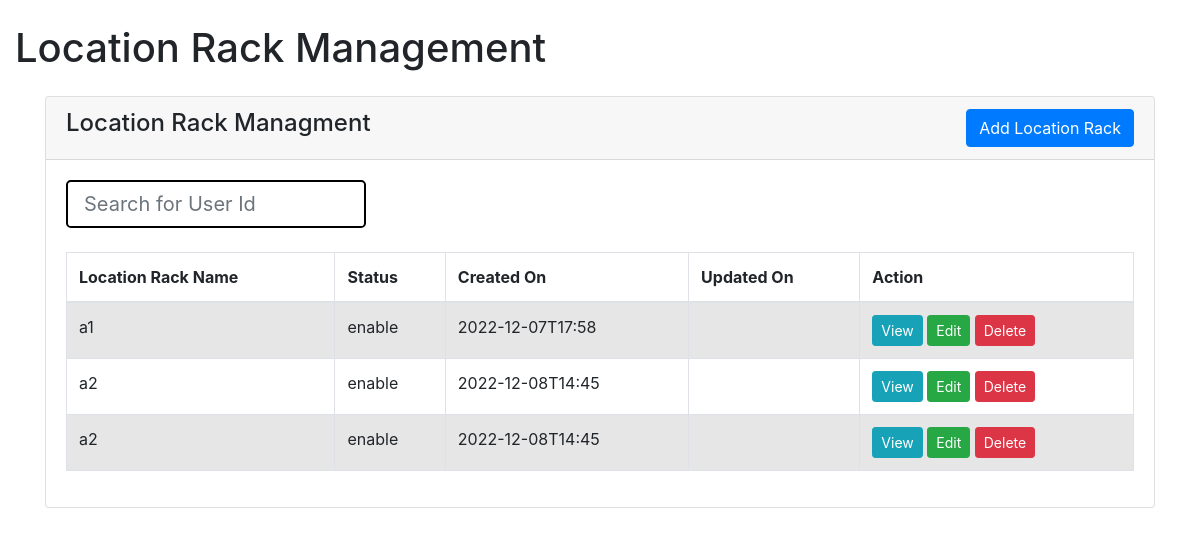
The app's page /admin/includes/home3.php with its own data.
### tables this page shows
CREATE TABLE `lms_location_rack` (
  `id` int(6) NOT NULL,
  `location_rack_name` varchar(191) NOT NULL,
  `location_rack_status` varchar(191) NOT NULL,
  `created_on` varchar(191) NOT NULL,
  `updated_on` varchar(191) NOT NULL
);

### admin/includes/home3.php (the view, shortened to what this page needs)
<!doctype html>
<html lang="en">
  <head>
    <link href="https://cdn.jsdelivr.net/npm/bootstrap@5.1.3/dist/css/bootstrap.min.css" rel="stylesheet">
    <link rel="stylesheet" href="https://cdn.jsdelivr.net/npm/bootstrap@4.1.3/dist/css/bootstrap.min.css">
    <link rel="stylesheet" href="//cdn.jsdelivr.net/npm/alertifyjs@1.13.1/build/css/alertify.min.css"/>
</head>
<body>
<div class="container-fluid py-4" style="min-height: 700px;" style="width: 100%;">
	<h1>Location Rack Management</h1>
<div class="container mt-4">
    <div class="row">
        <div class="col-md-12">
            <div class="card">
                <div class="card-header">
                    <h4>Location Rack Managment
                        <button type="button" class="btn btn-primary float-end" data-bs-toggle="modal" data-bs-target="#studentAddModal">
                            Add Location Rack
                        </button>
                    </h4>
                </div>
                <div class="card-body">
				<input class="form-control form-control-lg form-control-borderless" type="text" id="searchh" autocomplete="off" placeholder="Search for User Id">
                <br>
				<table id="myTable" class="table table-bordered table-striped">
                        <thead>
                            <tr>
                                <th>Location Rack Name</th>
                                <th>Status</th>
                                <th>Created On</th>
                                <th>Updated On</th>
                                <th>Action</th>
                            </tr>
                        </thead>
                        <tbody>
                            <?php
                            require './dbconn.php';
                            $query = "SELECT * FROM lms_location_rack";
                            $query_run = mysqli_query($con, $query);
                            if(mysqli_num_rows($query_run) > 0)
                            {
                                foreach($query_run as $student)
                                {
                                    ?>
                                    <tr>
                                        <td><?= $student['location_rack_name'] ?></td>
                                        <td><?= $student['location_rack_status'] ?></td>
                                        <td><?= $student['created_on'] ?></td>
                                        <td><?= $student['updated_on'] ?></td>
                                        <td>
                                            <button type="button" value="<?=$student['id'];?>" class="viewStudentBtn btn btn-info btn-sm">View</button>
                                            <button type="button" value="<?=$student['id'];?>" class="editStudentBtn btn btn-success btn-sm">Edit</button>
                                            <button type="button" value="<?=$student['id'];?>" class="deleteStudentBtn btn btn-danger btn-sm">Delete</button>
                                        </td>
                                    </tr>
                                    <?php
                                }
                            }
                            ?>
                        </tbody>
                    </table>
                </div>
            </div>
        </div>
    </div>
</div>
</div>
</body>
</html>

### admin/includes/home3.php (style rules this page uses)
#searchh { width: 300px; background-color: white; border: 2px solid black; }

### records on screen
lms_location_rack: location_rack_name "a1", location_rack_status "enable", created_on "2022-12-07T17:58", $student['id'] 2 (drawn)
lms_location_rack: location_rack_name "a2", location_rack_status "enable", created_on "2022-12-08T14:45", $student['id'] 3 (drawn)
lms_location_rack: location_rack_name "a2", location_rack_status "enable", created_on "2022-12-08T14:45", $student['id'] 4 (drawn)
